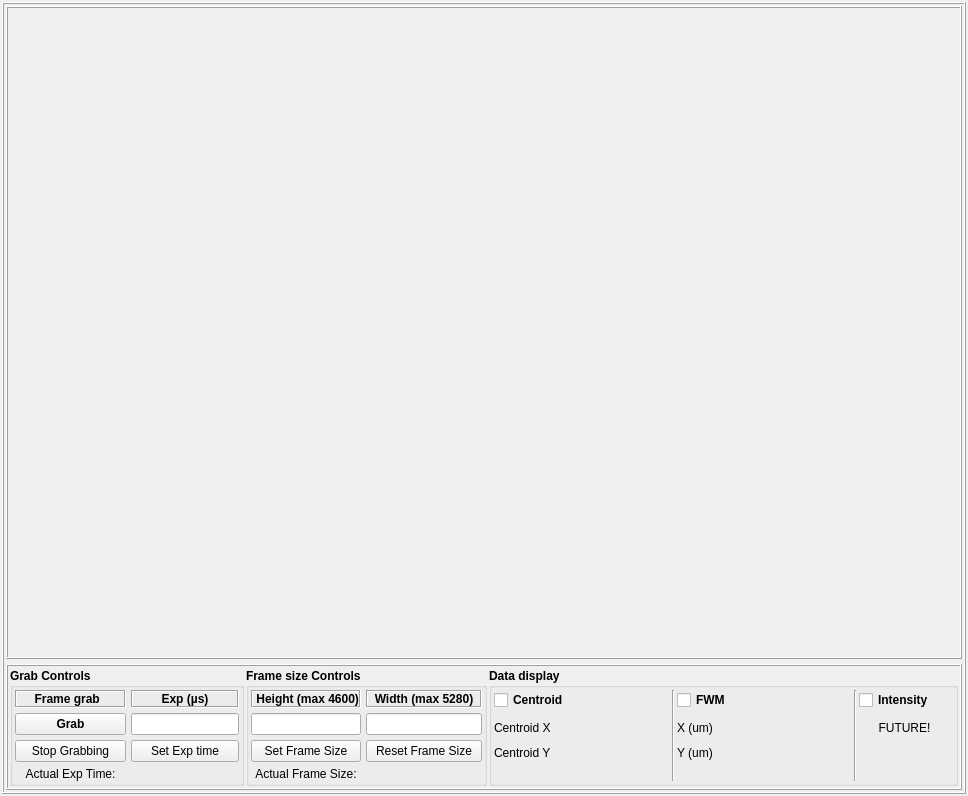
<?xml version="1.0" encoding="UTF-8"?>
<ui version="4.0">
 <class>PylonCamViewer</class>
 <widget class="QMainWindow" name="PylonCamViewer">
  <property name="geometry">
   <rect>
    <x>0</x>
    <y>0</y>
    <width>968</width>
    <height>796</height>
   </rect>
  </property>
  <property name="sizePolicy">
   <sizepolicy hsizetype="Expanding" vsizetype="Preferred">
    <horstretch>0</horstretch>
    <verstretch>0</verstretch>
   </sizepolicy>
  </property>
  <property name="windowTitle">
   <string notr="true">Pylon Camera Viewer</string>
  </property>
  <property name="toolTip">
   <string notr="true"/>
  </property>
  <property name="statusTip">
   <string notr="true"/>
  </property>
  <property name="whatsThis">
   <string notr="true"/>
  </property>
  <property name="accessibleName">
   <string notr="true"/>
  </property>
  <widget class="QWidget" name="centralwidget">
   <layout class="QHBoxLayout" name="horizontalLayout_2" stretch="0">
    <property name="spacing">
     <number>5</number>
    </property>
    <property name="leftMargin">
     <number>2</number>
    </property>
    <property name="topMargin">
     <number>2</number>
    </property>
    <property name="rightMargin">
     <number>2</number>
    </property>
    <property name="bottomMargin">
     <number>2</number>
    </property>
    <item>
     <widget class="MyFrame" name="CamViewer">
      <property name="frameShape">
       <enum>QFrame::Box</enum>
      </property>
      <property name="frameShadow">
       <enum>QFrame::Raised</enum>
      </property>
      <layout class="QVBoxLayout" name="verticalLayout" stretch="1,0">
       <property name="spacing">
        <number>5</number>
       </property>
       <property name="leftMargin">
        <number>2</number>
       </property>
       <property name="topMargin">
        <number>2</number>
       </property>
       <property name="rightMargin">
        <number>2</number>
       </property>
       <property name="bottomMargin">
        <number>2</number>
       </property>
       <item>
        <widget class="MyFrame" name="CamFrame">
         <property name="frameShape">
          <enum>QFrame::Box</enum>
         </property>
         <property name="frameShadow">
          <enum>QFrame::Raised</enum>
         </property>
        </widget>
       </item>
       <item>
        <widget class="MyFrame" name="ButtonsFrame">
         <property name="sizePolicy">
          <sizepolicy hsizetype="Expanding" vsizetype="Preferred">
           <horstretch>0</horstretch>
           <verstretch>0</verstretch>
          </sizepolicy>
         </property>
         <property name="frameShape">
          <enum>QFrame::Box</enum>
         </property>
         <property name="frameShadow">
          <enum>QFrame::Raised</enum>
         </property>
         <layout class="QHBoxLayout" name="horizontalLayout" stretch="1,1,2">
          <property name="spacing">
           <number>2</number>
          </property>
          <property name="leftMargin">
           <number>2</number>
          </property>
          <property name="topMargin">
           <number>2</number>
          </property>
          <property name="rightMargin">
           <number>2</number>
          </property>
          <property name="bottomMargin">
           <number>2</number>
          </property>
          <item>
           <widget class="QGroupBox" name="grab_ctrl_group">
            <property name="font">
             <font>
              <weight>75</weight>
              <bold>true</bold>
             </font>
            </property>
            <property name="title">
             <string>Grab Controls</string>
            </property>
            <layout class="QGridLayout" name="grab_ctrl_layout" rowstretch="0,0,0,0" columnstretch="1,0">
             <property name="leftMargin">
              <number>2</number>
             </property>
             <property name="topMargin">
              <number>2</number>
             </property>
             <property name="rightMargin">
              <number>2</number>
             </property>
             <property name="bottomMargin">
              <number>2</number>
             </property>
             <property name="spacing">
              <number>5</number>
             </property>
             <item row="0" column="1">
              <widget class="QLabel" name="exp_t_label">
               <property name="sizePolicy">
                <sizepolicy hsizetype="Preferred" vsizetype="Preferred">
                 <horstretch>0</horstretch>
                 <verstretch>0</verstretch>
                </sizepolicy>
               </property>
               <property name="maximumSize">
                <size>
                 <width>16777215</width>
                 <height>16777215</height>
                </size>
               </property>
               <property name="font">
                <font>
                 <weight>75</weight>
                 <bold>true</bold>
                </font>
               </property>
               <property name="frameShape">
                <enum>QFrame::Box</enum>
               </property>
               <property name="frameShadow">
                <enum>QFrame::Sunken</enum>
               </property>
               <property name="text">
                <string>Exp (µs)</string>
               </property>
               <property name="alignment">
                <set>Qt::AlignCenter</set>
               </property>
              </widget>
             </item>
             <item row="0" column="0">
              <widget class="QLabel" name="frame_grab_label">
               <property name="sizePolicy">
                <sizepolicy hsizetype="Preferred" vsizetype="Preferred">
                 <horstretch>0</horstretch>
                 <verstretch>0</verstretch>
                </sizepolicy>
               </property>
               <property name="maximumSize">
                <size>
                 <width>16777215</width>
                 <height>16777215</height>
                </size>
               </property>
               <property name="font">
                <font>
                 <weight>75</weight>
                 <bold>true</bold>
                </font>
               </property>
               <property name="frameShape">
                <enum>QFrame::Box</enum>
               </property>
               <property name="frameShadow">
                <enum>QFrame::Sunken</enum>
               </property>
               <property name="text">
                <string>    Frame grab      </string>
               </property>
               <property name="alignment">
                <set>Qt::AlignCenter</set>
               </property>
              </widget>
             </item>
             <item row="1" column="1">
              <widget class="MyQLineEdit" name="AcqTLineEdit">
               <property name="sizePolicy">
                <sizepolicy hsizetype="Preferred" vsizetype="Fixed">
                 <horstretch>0</horstretch>
                 <verstretch>0</verstretch>
                </sizepolicy>
               </property>
               <property name="minimumSize">
                <size>
                 <width>0</width>
                 <height>0</height>
                </size>
               </property>
               <property name="maximumSize">
                <size>
                 <width>16777215</width>
                 <height>16777215</height>
                </size>
               </property>
               <property name="font">
                <font>
                 <weight>50</weight>
                 <bold>false</bold>
                </font>
               </property>
               <property name="layoutDirection">
                <enum>Qt::LeftToRight</enum>
               </property>
               <property name="text">
                <string/>
               </property>
               <property name="alignment">
                <set>Qt::AlignCenter</set>
               </property>
              </widget>
             </item>
             <item row="3" column="0">
              <widget class="MyLabel" name="Exp_time_ind_label">
               <property name="sizePolicy">
                <sizepolicy hsizetype="Preferred" vsizetype="Preferred">
                 <horstretch>0</horstretch>
                 <verstretch>0</verstretch>
                </sizepolicy>
               </property>
               <property name="font">
                <font>
                 <weight>50</weight>
                 <bold>false</bold>
                </font>
               </property>
               <property name="layoutDirection">
                <enum>Qt::LeftToRight</enum>
               </property>
               <property name="text">
                <string>Actual Exp Time:</string>
               </property>
               <property name="alignment">
                <set>Qt::AlignCenter</set>
               </property>
              </widget>
             </item>
             <item row="3" column="1">
              <widget class="MyLabel" name="exp_time_label">
               <property name="sizePolicy">
                <sizepolicy hsizetype="Preferred" vsizetype="Preferred">
                 <horstretch>0</horstretch>
                 <verstretch>0</verstretch>
                </sizepolicy>
               </property>
               <property name="font">
                <font>
                 <weight>50</weight>
                 <bold>false</bold>
                </font>
               </property>
               <property name="text">
                <string/>
               </property>
              </widget>
             </item>
             <item row="2" column="0">
              <widget class="MyPushButton" name="StopGrab">
               <property name="sizePolicy">
                <sizepolicy hsizetype="Preferred" vsizetype="Fixed">
                 <horstretch>0</horstretch>
                 <verstretch>0</verstretch>
                </sizepolicy>
               </property>
               <property name="font">
                <font>
                 <weight>50</weight>
                 <bold>false</bold>
                </font>
               </property>
               <property name="layoutDirection">
                <enum>Qt::LeftToRight</enum>
               </property>
               <property name="text">
                <string>Stop Grabbing</string>
               </property>
              </widget>
             </item>
             <item row="1" column="0">
              <widget class="MyPushButton" name="StartGrab">
               <property name="sizePolicy">
                <sizepolicy hsizetype="Preferred" vsizetype="Fixed">
                 <horstretch>0</horstretch>
                 <verstretch>0</verstretch>
                </sizepolicy>
               </property>
               <property name="minimumSize">
                <size>
                 <width>0</width>
                 <height>0</height>
                </size>
               </property>
               <property name="font">
                <font>
                 <weight>75</weight>
                 <bold>true</bold>
                </font>
               </property>
               <property name="text">
                <string>Grab</string>
               </property>
              </widget>
             </item>
             <item row="2" column="1">
              <widget class="MyPushButton" name="SetAcqTime">
               <property name="sizePolicy">
                <sizepolicy hsizetype="Preferred" vsizetype="Fixed">
                 <horstretch>0</horstretch>
                 <verstretch>0</verstretch>
                </sizepolicy>
               </property>
               <property name="maximumSize">
                <size>
                 <width>16777215</width>
                 <height>16777215</height>
                </size>
               </property>
               <property name="font">
                <font>
                 <weight>50</weight>
                 <bold>false</bold>
                </font>
               </property>
               <property name="text">
                <string>Set Exp time</string>
               </property>
              </widget>
             </item>
            </layout>
           </widget>
          </item>
          <item>
           <widget class="QGroupBox" name="frame_ctrl_group">
            <property name="font">
             <font>
              <weight>75</weight>
              <bold>true</bold>
             </font>
            </property>
            <property name="title">
             <string>Frame size Controls</string>
            </property>
            <layout class="QGridLayout" name="frame_ctrl_layout" rowstretch="0,0,0,0" columnstretch="1,0">
             <property name="leftMargin">
              <number>2</number>
             </property>
             <property name="topMargin">
              <number>2</number>
             </property>
             <property name="rightMargin">
              <number>2</number>
             </property>
             <property name="bottomMargin">
              <number>2</number>
             </property>
             <property name="spacing">
              <number>5</number>
             </property>
             <item row="2" column="1">
              <widget class="MyPushButton" name="reset_frame_button">
               <property name="sizePolicy">
                <sizepolicy hsizetype="Preferred" vsizetype="Fixed">
                 <horstretch>0</horstretch>
                 <verstretch>0</verstretch>
                </sizepolicy>
               </property>
               <property name="font">
                <font>
                 <weight>50</weight>
                 <bold>false</bold>
                </font>
               </property>
               <property name="text">
                <string>Reset Frame Size</string>
               </property>
              </widget>
             </item>
             <item row="0" column="0">
              <widget class="QLabel" name="acq_height_label">
               <property name="sizePolicy">
                <sizepolicy hsizetype="Preferred" vsizetype="Preferred">
                 <horstretch>0</horstretch>
                 <verstretch>0</verstretch>
                </sizepolicy>
               </property>
               <property name="font">
                <font>
                 <weight>75</weight>
                 <bold>true</bold>
                </font>
               </property>
               <property name="frameShape">
                <enum>QFrame::Box</enum>
               </property>
               <property name="frameShadow">
                <enum>QFrame::Sunken</enum>
               </property>
               <property name="text">
                <string> Height (max 4600)</string>
               </property>
               <property name="alignment">
                <set>Qt::AlignCenter</set>
               </property>
              </widget>
             </item>
             <item row="0" column="1">
              <widget class="QLabel" name="acq_width_label">
               <property name="sizePolicy">
                <sizepolicy hsizetype="Preferred" vsizetype="Preferred">
                 <horstretch>0</horstretch>
                 <verstretch>0</verstretch>
                </sizepolicy>
               </property>
               <property name="font">
                <font>
                 <weight>75</weight>
                 <bold>true</bold>
                </font>
               </property>
               <property name="frameShape">
                <enum>QFrame::Box</enum>
               </property>
               <property name="frameShadow">
                <enum>QFrame::Sunken</enum>
               </property>
               <property name="text">
                <string>  Width (max 5280)  </string>
               </property>
               <property name="alignment">
                <set>Qt::AlignCenter</set>
               </property>
              </widget>
             </item>
             <item row="3" column="1">
              <widget class="MyLabel" name="frame_size_label">
               <property name="sizePolicy">
                <sizepolicy hsizetype="Preferred" vsizetype="Preferred">
                 <horstretch>0</horstretch>
                 <verstretch>0</verstretch>
                </sizepolicy>
               </property>
               <property name="font">
                <font>
                 <weight>50</weight>
                 <bold>false</bold>
                </font>
               </property>
               <property name="frameShape">
                <enum>QFrame::NoFrame</enum>
               </property>
               <property name="text">
                <string/>
               </property>
              </widget>
             </item>
             <item row="1" column="1">
              <widget class="MyQLineEdit" name="width_lineedit">
               <property name="sizePolicy">
                <sizepolicy hsizetype="Preferred" vsizetype="Fixed">
                 <horstretch>0</horstretch>
                 <verstretch>0</verstretch>
                </sizepolicy>
               </property>
               <property name="minimumSize">
                <size>
                 <width>0</width>
                 <height>0</height>
                </size>
               </property>
               <property name="font">
                <font>
                 <weight>50</weight>
                 <bold>false</bold>
                </font>
               </property>
               <property name="layoutDirection">
                <enum>Qt::LeftToRight</enum>
               </property>
               <property name="text">
                <string/>
               </property>
               <property name="alignment">
                <set>Qt::AlignCenter</set>
               </property>
              </widget>
             </item>
             <item row="1" column="0">
              <widget class="MyQLineEdit" name="height_lineedit">
               <property name="sizePolicy">
                <sizepolicy hsizetype="Preferred" vsizetype="Fixed">
                 <horstretch>0</horstretch>
                 <verstretch>0</verstretch>
                </sizepolicy>
               </property>
               <property name="minimumSize">
                <size>
                 <width>0</width>
                 <height>0</height>
                </size>
               </property>
               <property name="font">
                <font>
                 <weight>50</weight>
                 <bold>false</bold>
                </font>
               </property>
               <property name="layoutDirection">
                <enum>Qt::LeftToRight</enum>
               </property>
               <property name="text">
                <string/>
               </property>
               <property name="alignment">
                <set>Qt::AlignCenter</set>
               </property>
              </widget>
             </item>
             <item row="3" column="0">
              <widget class="MyLabel" name="frame_size_label_ind">
               <property name="sizePolicy">
                <sizepolicy hsizetype="Preferred" vsizetype="Preferred">
                 <horstretch>0</horstretch>
                 <verstretch>0</verstretch>
                </sizepolicy>
               </property>
               <property name="font">
                <font>
                 <weight>50</weight>
                 <bold>false</bold>
                </font>
               </property>
               <property name="layoutDirection">
                <enum>Qt::LeftToRight</enum>
               </property>
               <property name="text">
                <string>Actual Frame Size:</string>
               </property>
               <property name="alignment">
                <set>Qt::AlignCenter</set>
               </property>
              </widget>
             </item>
             <item row="2" column="0">
              <widget class="MyPushButton" name="acq_size_set">
               <property name="sizePolicy">
                <sizepolicy hsizetype="Preferred" vsizetype="Fixed">
                 <horstretch>0</horstretch>
                 <verstretch>0</verstretch>
                </sizepolicy>
               </property>
               <property name="font">
                <font>
                 <weight>50</weight>
                 <bold>false</bold>
                </font>
               </property>
               <property name="text">
                <string>Set Frame Size</string>
               </property>
              </widget>
             </item>
            </layout>
           </widget>
          </item>
          <item>
           <widget class="QGroupBox" name="data_display_group">
            <property name="font">
             <font>
              <weight>75</weight>
              <bold>true</bold>
             </font>
            </property>
            <property name="title">
             <string>Data display</string>
            </property>
            <layout class="QGridLayout" name="data_display_grid">
             <property name="leftMargin">
              <number>2</number>
             </property>
             <property name="topMargin">
              <number>2</number>
             </property>
             <property name="rightMargin">
              <number>5</number>
             </property>
             <property name="bottomMargin">
              <number>2</number>
             </property>
             <property name="horizontalSpacing">
              <number>2</number>
             </property>
             <property name="verticalSpacing">
              <number>5</number>
             </property>
             <item row="2" column="1">
              <widget class="MyLabel" name="centroidY_label">
               <property name="sizePolicy">
                <sizepolicy hsizetype="Minimum" vsizetype="Preferred">
                 <horstretch>0</horstretch>
                 <verstretch>0</verstretch>
                </sizepolicy>
               </property>
               <property name="minimumSize">
                <size>
                 <width>60</width>
                 <height>0</height>
                </size>
               </property>
               <property name="font">
                <font>
                 <weight>50</weight>
                 <bold>false</bold>
                </font>
               </property>
               <property name="frameShape">
                <enum>QFrame::NoFrame</enum>
               </property>
               <property name="text">
                <string/>
               </property>
               <property name="alignment">
                <set>Qt::AlignLeading|Qt::AlignLeft|Qt::AlignVCenter</set>
               </property>
              </widget>
             </item>
             <item row="2" column="4">
              <widget class="MyLabel" name="FWHMY_label">
               <property name="sizePolicy">
                <sizepolicy hsizetype="Minimum" vsizetype="Preferred">
                 <horstretch>0</horstretch>
                 <verstretch>0</verstretch>
                </sizepolicy>
               </property>
               <property name="minimumSize">
                <size>
                 <width>60</width>
                 <height>0</height>
                </size>
               </property>
               <property name="font">
                <font>
                 <weight>50</weight>
                 <bold>false</bold>
                </font>
               </property>
               <property name="frameShape">
                <enum>QFrame::NoFrame</enum>
               </property>
               <property name="text">
                <string/>
               </property>
               <property name="alignment">
                <set>Qt::AlignLeading|Qt::AlignLeft|Qt::AlignVCenter</set>
               </property>
              </widget>
             </item>
             <item row="0" column="5" rowspan="4">
              <widget class="Line" name="line_3">
               <property name="orientation">
                <enum>Qt::Vertical</enum>
               </property>
              </widget>
             </item>
             <item row="1" column="1">
              <widget class="MyLabel" name="centroidX_label">
               <property name="sizePolicy">
                <sizepolicy hsizetype="Preferred" vsizetype="Preferred">
                 <horstretch>0</horstretch>
                 <verstretch>0</verstretch>
                </sizepolicy>
               </property>
               <property name="minimumSize">
                <size>
                 <width>60</width>
                 <height>0</height>
                </size>
               </property>
               <property name="font">
                <font>
                 <weight>50</weight>
                 <bold>false</bold>
                </font>
               </property>
               <property name="frameShape">
                <enum>QFrame::NoFrame</enum>
               </property>
               <property name="text">
                <string/>
               </property>
               <property name="alignment">
                <set>Qt::AlignLeading|Qt::AlignLeft|Qt::AlignVCenter</set>
               </property>
              </widget>
             </item>
             <item row="0" column="6">
              <widget class="QCheckBox" name="Intensity_checkBox">
               <property name="enabled">
                <bool>true</bool>
               </property>
               <property name="font">
                <font>
                 <weight>75</weight>
                 <bold>true</bold>
                </font>
               </property>
               <property name="text">
                <string>Intensity     </string>
               </property>
              </widget>
             </item>
             <item row="0" column="3" colspan="2">
              <widget class="QCheckBox" name="FWHM_checkBox">
               <property name="enabled">
                <bool>true</bool>
               </property>
               <property name="font">
                <font>
                 <weight>75</weight>
                 <bold>true</bold>
                </font>
               </property>
               <property name="text">
                <string>FWM</string>
               </property>
              </widget>
             </item>
             <item row="1" column="6">
              <widget class="MyLabel" name="intensity_label">
               <property name="sizePolicy">
                <sizepolicy hsizetype="Preferred" vsizetype="Preferred">
                 <horstretch>0</horstretch>
                 <verstretch>0</verstretch>
                </sizepolicy>
               </property>
               <property name="minimumSize">
                <size>
                 <width>0</width>
                 <height>0</height>
                </size>
               </property>
               <property name="font">
                <font>
                 <weight>50</weight>
                 <bold>false</bold>
                </font>
               </property>
               <property name="frameShape">
                <enum>QFrame::NoFrame</enum>
               </property>
               <property name="text">
                <string>FUTURE!</string>
               </property>
               <property name="alignment">
                <set>Qt::AlignCenter</set>
               </property>
              </widget>
             </item>
             <item row="2" column="0">
              <widget class="MyLabel" name="centroidY_display">
               <property name="sizePolicy">
                <sizepolicy hsizetype="Preferred" vsizetype="Preferred">
                 <horstretch>0</horstretch>
                 <verstretch>0</verstretch>
                </sizepolicy>
               </property>
               <property name="font">
                <font>
                 <weight>50</weight>
                 <bold>false</bold>
                </font>
               </property>
               <property name="frameShape">
                <enum>QFrame::NoFrame</enum>
               </property>
               <property name="text">
                <string>Centroid Y</string>
               </property>
               <property name="alignment">
                <set>Qt::AlignLeading|Qt::AlignLeft|Qt::AlignVCenter</set>
               </property>
              </widget>
             </item>
             <item row="1" column="0">
              <widget class="MyLabel" name="centroidX_display">
               <property name="sizePolicy">
                <sizepolicy hsizetype="Preferred" vsizetype="Preferred">
                 <horstretch>0</horstretch>
                 <verstretch>0</verstretch>
                </sizepolicy>
               </property>
               <property name="font">
                <font>
                 <weight>50</weight>
                 <bold>false</bold>
                </font>
               </property>
               <property name="frameShape">
                <enum>QFrame::NoFrame</enum>
               </property>
               <property name="text">
                <string>Centroid X</string>
               </property>
               <property name="alignment">
                <set>Qt::AlignLeading|Qt::AlignLeft|Qt::AlignVCenter</set>
               </property>
              </widget>
             </item>
             <item row="1" column="4">
              <widget class="MyLabel" name="FWHMX_label">
               <property name="sizePolicy">
                <sizepolicy hsizetype="Preferred" vsizetype="Preferred">
                 <horstretch>0</horstretch>
                 <verstretch>0</verstretch>
                </sizepolicy>
               </property>
               <property name="minimumSize">
                <size>
                 <width>60</width>
                 <height>25</height>
                </size>
               </property>
               <property name="font">
                <font>
                 <weight>50</weight>
                 <bold>false</bold>
                </font>
               </property>
               <property name="frameShape">
                <enum>QFrame::NoFrame</enum>
               </property>
               <property name="text">
                <string/>
               </property>
               <property name="alignment">
                <set>Qt::AlignLeading|Qt::AlignLeft|Qt::AlignVCenter</set>
               </property>
              </widget>
             </item>
             <item row="0" column="2" rowspan="4">
              <widget class="Line" name="line_2">
               <property name="orientation">
                <enum>Qt::Vertical</enum>
               </property>
              </widget>
             </item>
             <item row="1" column="3">
              <widget class="MyLabel" name="FWHMX_display">
               <property name="sizePolicy">
                <sizepolicy hsizetype="Preferred" vsizetype="Preferred">
                 <horstretch>0</horstretch>
                 <verstretch>0</verstretch>
                </sizepolicy>
               </property>
               <property name="minimumSize">
                <size>
                 <width>0</width>
                 <height>25</height>
                </size>
               </property>
               <property name="font">
                <font>
                 <weight>50</weight>
                 <bold>false</bold>
                </font>
               </property>
               <property name="frameShape">
                <enum>QFrame::NoFrame</enum>
               </property>
               <property name="text">
                <string>X (um) </string>
               </property>
               <property name="alignment">
                <set>Qt::AlignLeading|Qt::AlignLeft|Qt::AlignVCenter</set>
               </property>
              </widget>
             </item>
             <item row="0" column="0" colspan="2">
              <widget class="QCheckBox" name="centroid_checkBox">
               <property name="sizePolicy">
                <sizepolicy hsizetype="Minimum" vsizetype="Fixed">
                 <horstretch>0</horstretch>
                 <verstretch>0</verstretch>
                </sizepolicy>
               </property>
               <property name="font">
                <font>
                 <weight>75</weight>
                 <bold>true</bold>
                </font>
               </property>
               <property name="text">
                <string>Centroid    </string>
               </property>
              </widget>
             </item>
             <item row="2" column="3">
              <widget class="MyLabel" name="FWHMY_display">
               <property name="sizePolicy">
                <sizepolicy hsizetype="Preferred" vsizetype="Preferred">
                 <horstretch>0</horstretch>
                 <verstretch>0</verstretch>
                </sizepolicy>
               </property>
               <property name="font">
                <font>
                 <weight>50</weight>
                 <bold>false</bold>
                </font>
               </property>
               <property name="frameShape">
                <enum>QFrame::NoFrame</enum>
               </property>
               <property name="text">
                <string>Y (um) </string>
               </property>
               <property name="alignment">
                <set>Qt::AlignLeading|Qt::AlignLeft|Qt::AlignVCenter</set>
               </property>
              </widget>
             </item>
            </layout>
           </widget>
          </item>
         </layout>
        </widget>
       </item>
      </layout>
     </widget>
    </item>
   </layout>
  </widget>
 </widget>
 <customwidgets>
  <customwidget>
   <class>MyLabel</class>
   <extends>QLabel</extends>
   <header location="global">BaseClasses.py</header>
  </customwidget>
  <customwidget>
   <class>MyQLineEdit</class>
   <extends>QLineEdit</extends>
   <header location="global">BaseClasses.py</header>
  </customwidget>
  <customwidget>
   <class>MyPushButton</class>
   <extends>QPushButton</extends>
   <header location="global">Graphics.BaseClasses</header>
  </customwidget>
  <customwidget>
   <class>MyFrame</class>
   <extends>QFrame</extends>
   <header>BaseClasses.py</header>
   <container>1</container>
  </customwidget>
 </customwidgets>
 <resources/>
 <connections/>
</ui>
